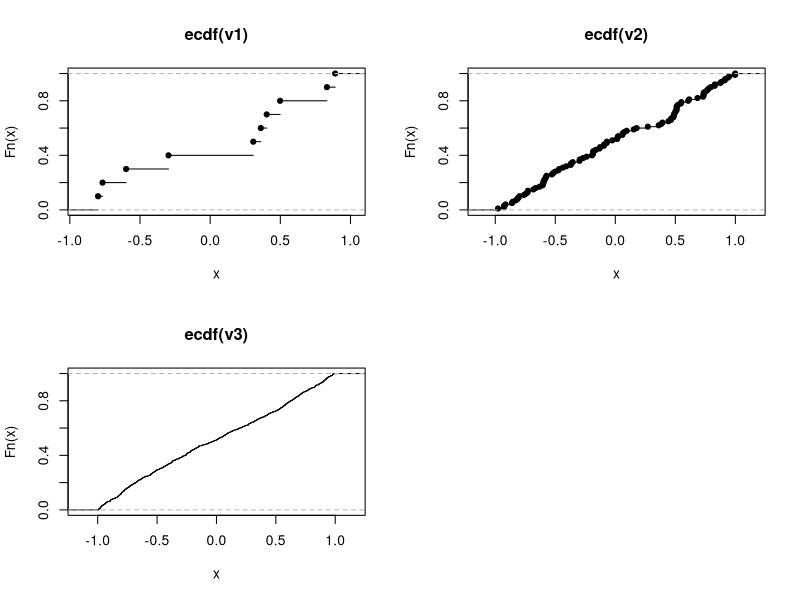
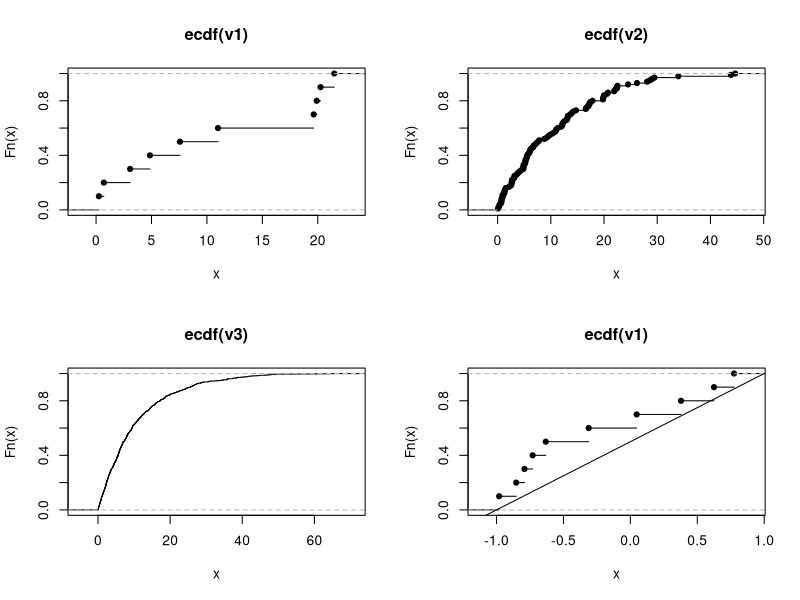
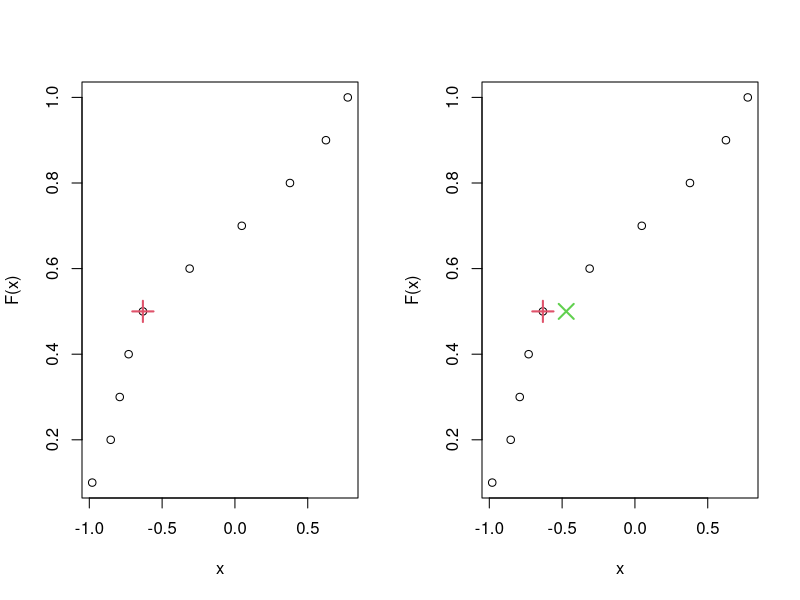
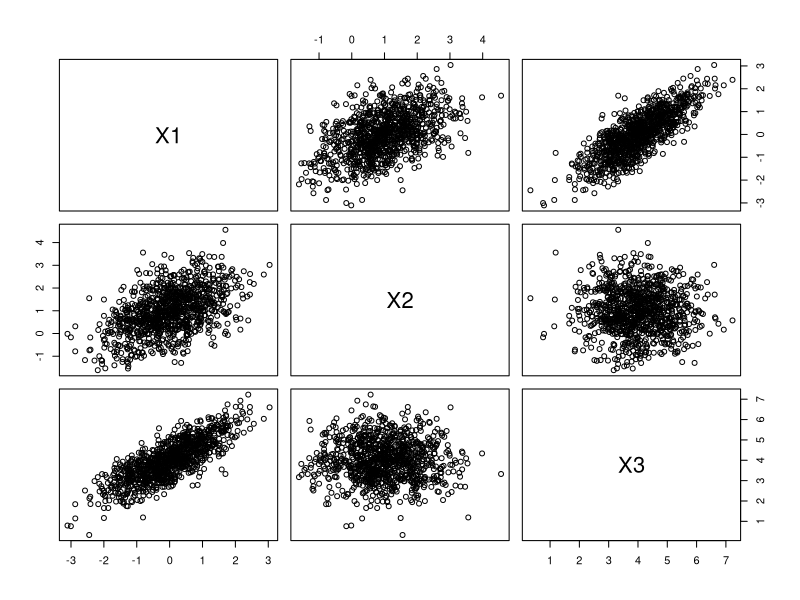
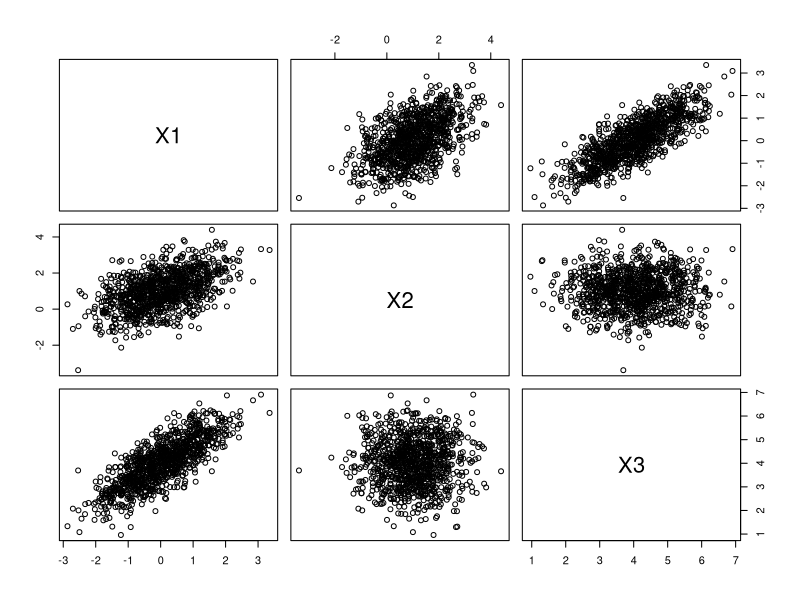

Write R code to recreate these figures, in order.
## ---- chunk 1
## Global options
knitr::opts_chunk$set(
  cache = TRUE,
  prompt = TRUE,
  comment = '',
  collapse = TRUE,
  warning = FALSE,
  message = FALSE)
## ---- chunk 2
sample_01 <- rnorm(n = 50, mean = 100, sd = 15)
var(sample_01)
# this sample's sd and mean is close to the population's
sd(sample_01)
mean(sample_01)
## ---- chunk 3
set.seed(8289)
v1 <- runif(n=10, min = -1, max = 1)
v1
par(mfrow=c(2,2))
plot(ecdf(v1))
v2 <- runif(n = 100, min = -1, max = 1)
plot(ecdf(v2))
v3 <- runif(n = 1000, min = -1, max = 1)
plot(ecdf(v3))
## ---- chunk 4
set.seed(8289)
par(mfrow=c(2,2))
v1 <- rexp(n = 10, rate = .1)
plot(ecdf(v1))
v2 <- rexp(n = 100, rate = .1)
plot(ecdf(v2))
v3 <- rexp(n = 1000, rate = .1)
plot(ecdf(v3))
## ---- chunk 5
set.seed(9832)
v1 <- runif(n = 10, min= -1, max= 1)
# note ecdf is a function based on given observations
ecdf1<- ecdf(v1)
plot(ecdf1)
abline(a = 1/2, b = 1/2)
# note the following is not a quantile function!!
ecdf1(0.5)
## ---- chunk 6
# using cbind() funciton to combine tow columns of data
# the seq is to create a set of data with certain interval
ecdf_tab <- round(cbind(sort(v1), seq(.1,1,.1)),3)
colnames(ecdf_tab) <- c("x", "F(x)")
ecdf_tab
par(mfrow=c(1,2))
plot(ecdf_tab)
points(ecdf_tab[5,1], ecdf_tab[5,2], pch = 3, col = 2, cex = 2, lwd = 2)
# next, lets draw a quantile function using R's defualt
quantile(x = v1, prob = 0.5)
plot(ecdf_tab)
points(ecdf_tab[5,1], ecdf_tab[5,2], pch = 3, col = 2, cex = 2, lwd = 2)
points(quantile(x = v1, probs = .5), .5, pch = 4, col = 3, cex = 2, lwd = 2)
## ---- chunk 7
type7_tab <- round(cbind(sort(v1), seq(0, 1, 1/9)), 3)
colnames(type7_tab) <- c("x", "F(x)")
type7_tab
# Weighted avg of consecutive order statistics.
mean(type7_tab[5:6,1])
# the value is same to the quantile function
## ---- chunk 8
# Generate multivariate normal
mvn_gen <- function(n, mu, sigma, factorization = "Cholesky") {
  # Generate a sample of size n from multivariate normal with
  # mean vector mu and covariance matrix sigma.
  # Argument factorization can be either "Cholesky" or "Spectral".
  d <- length(mu)
  Z <- matrix(rnorm(n*d), nrow = n, ncol = d)
  if(factorization == "Cholesky") { Q <- chol(sigma) } else {
    if(factorization == "Spectral") {
      ev <- eigen(sigma)
      lambda <- ev$values
      P <- ev$vectors
      Q <- P %*% diag(sqrt(lambda)) %*% t(P) } else {
        stop("Arg factorization must be 'Cholesky' or 'Spectral'.")
      } }
  mu <- matrix(mu, nrow = d, ncol = 1)
  J = matrix(1, nrow = n, ncol = 1)
  X <- Z %*% Q + J %*% t(mu)
  return(data.frame(X))
}

sig <- matrix(c(1, .5, .8, .5, 1, 0, .8, 0, 1), 3, 3, byrow = TRUE)

set.seed(2381)
mv1 <- mvn_gen(n = 1000, mu = c(0, 1, 4), sigma = sig, factorization = "Cholesky")
plot(mv1)
mv2 <- mvn_gen(n = 1000, mu = c(0, 1, 4), sigma = sig, factorization = "Spectral")
plot(mv2)
